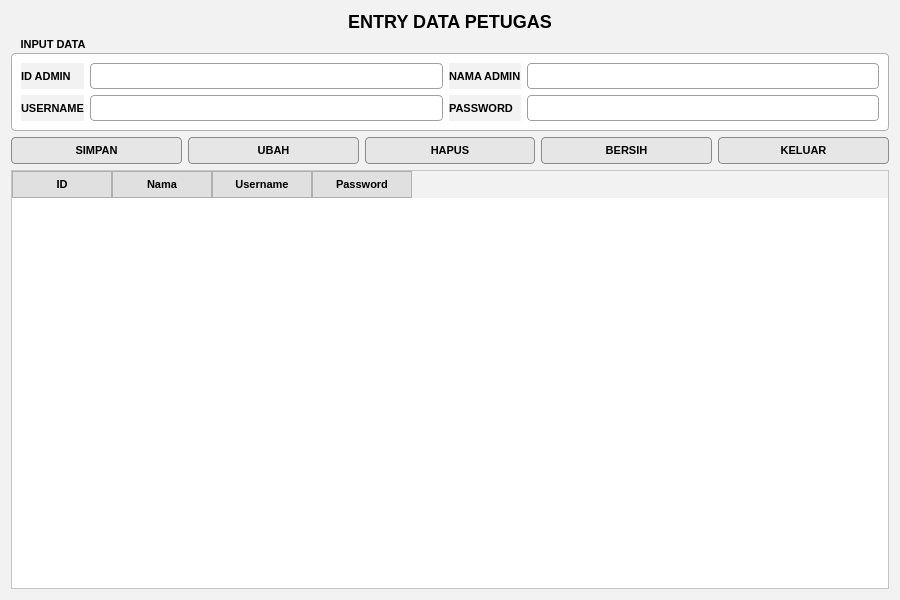
<?xml version="1.0" encoding="UTF-8"?>
<ui version="4.0">
 <class>Form</class>
 <widget class="QWidget" name="Form">
  <property name="geometry">
   <rect>
    <x>0</x>
    <y>0</y>
    <width>900</width>
    <height>600</height>
   </rect>
  </property>
  <property name="windowTitle">
   <string>Data Petugas</string>
  </property>

  <!-- ================= STYLE FINAL ================= -->
  <property name="styleSheet">
   <string>
/* ================= GLOBAL ================= */
QWidget {
    background-color: #f2f2f2;
    font-family: Arial;
    font-size: 11px;
    color: #000000;
}

/* ================= JUDUL ================= */
QLabel#lblJudul {
    font-size: 18px;
    font-weight: bold;
    color: #000000;
}

/* ================= LABEL ================= */
QLabel {
    color: #000000;
    font-weight: bold;
}

/* ================= GROUP BOX ================= */
QGroupBox {
    background-color: #ffffff;
    border: 1px solid #b0b0b0;
    border-radius: 4px;
    margin-top: 15px;
    font-weight: bold;
}

QGroupBox::title {
    subcontrol-origin: margin;
    subcontrol-position: top left;
    padding: 0 8px;
}

/* ================= INPUT ================= */
QLineEdit {
    background-color: #ffffff;
    border: 1px solid #a0a0a0;
    border-radius: 4px;
    padding: 4px;
    color: #000000;
}

/* ================= BUTTON ================= */
QPushButton {
    background-color: #e6e6e6;
    border: 1px solid #8a8a8a;
    border-radius: 4px;
    padding: 6px 14px;
    font-weight: bold;
    color: #000000;
}

QPushButton:hover {
    background-color: #dcdcdc;
}

QPushButton:pressed {
    background-color: #cfcfcf;
}

/* ================= TABLE ================= */
QTableWidget {
    background-color: #ffffff;
    gridline-color: #c0c0c0;
}

QHeaderView::section {
    background-color: #e0e0e0;
    border: 1px solid #b0b0b0;
    padding: 4px;
    font-weight: bold;
}
   </string>
  </property>

  <!-- ================= LAYOUT ================= -->
  <layout class="QVBoxLayout">

   <!-- JUDUL -->
   <item>
    <widget class="QLabel" name="lblJudul">
     <property name="text">
      <string>ENTRY DATA PETUGAS</string>
     </property>
     <property name="alignment">
      <set>Qt::AlignCenter</set>
     </property>
    </widget>
   </item>

   <!-- FORM -->
   <item>
    <widget class="QGroupBox" name="groupBox">
     <property name="title">
      <string>INPUT DATA</string>
     </property>
     <layout class="QGridLayout">

      <item row="0" column="0">
       <widget class="QLabel">
        <property name="text">
         <string>ID ADMIN</string>
        </property>
       </widget>
      </item>
      <item row="0" column="1">
       <widget class="QLineEdit" name="txtId"/>
      </item>

      <item row="0" column="2">
       <widget class="QLabel">
        <property name="text">
         <string>NAMA ADMIN</string>
        </property>
       </widget>
      </item>
      <item row="0" column="3">
       <widget class="QLineEdit" name="txtNama"/>
      </item>

      <item row="1" column="0">
       <widget class="QLabel">
        <property name="text">
         <string>USERNAME</string>
        </property>
       </widget>
      </item>
      <item row="1" column="1">
       <widget class="QLineEdit" name="txtUser"/>
      </item>

      <item row="1" column="2">
       <widget class="QLabel">
        <property name="text">
         <string>PASSWORD</string>
        </property>
       </widget>
      </item>
      <item row="1" column="3">
       <widget class="QLineEdit" name="txtPass">
        <property name="echoMode">
         <enum>QLineEdit::Password</enum>
        </property>
       </widget>
      </item>

     </layout>
    </widget>
   </item>

   <!-- TOMBOL -->
   <item>
    <layout class="QHBoxLayout">
     <item><widget class="QPushButton" name="btnSimpan"><property name="text"><string>SIMPAN</string></property></widget></item>
     <item><widget class="QPushButton" name="btnUbah"><property name="text"><string>UBAH</string></property></widget></item>
     <item><widget class="QPushButton" name="btnHapus"><property name="text"><string>HAPUS</string></property></widget></item>
     <item><widget class="QPushButton" name="btnBersih"><property name="text"><string>BERSIH</string></property></widget></item>
     <item><widget class="QPushButton" name="btnKeluar"><property name="text"><string>KELUAR</string></property></widget></item>
    </layout>
   </item>

   <!-- TABEL -->
   <item>
    <widget class="QTableWidget" name="tablePetugas">
     <property name="columnCount">
      <number>4</number>
     </property>
     <column><property name="text"><string>ID</string></property></column>
     <column><property name="text"><string>Nama</string></property></column>
     <column><property name="text"><string>Username</string></property></column>
     <column><property name="text"><string>Password</string></property></column>
    </widget>
   </item>

  </layout>
 </widget>
 <resources/>
 <connections/>
</ui>
